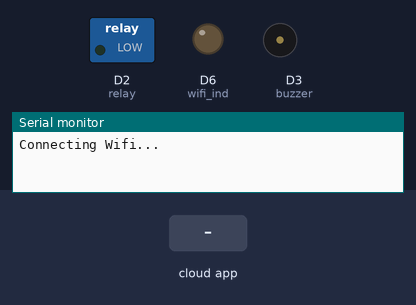
Bench run of a sketch on a simulated ESP8266 (NodeMCU). Shown: switched loads named in the sketch (green lamp = pin HIGH), output pins drawn as LEDs (lit = HIGH), buzzer (waves = sounding, pin HIGH), the last lines printed to the serial monitor. The test bench sets the inputs (shaded band). WiFi joins after 1.5 s; servers stay silent unless stated; no MQTT or app messages arrive unless stated; pins used as bus, display or sensor lines are not drawn.

Above: at 0.1 s.
At 2.7 s:
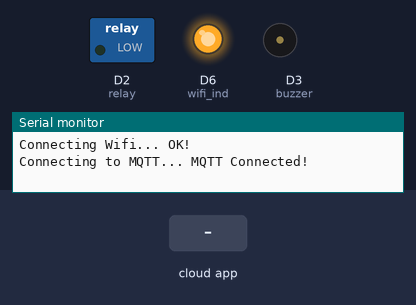
2.8 s: the phone or cloud app sets light to ON
At 4.1 s:
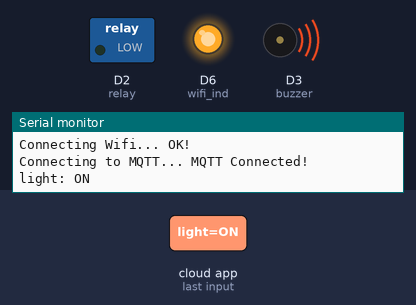
Timing chart, 0 to 5.8 s (numbered marks = the images above; inputs shaded):
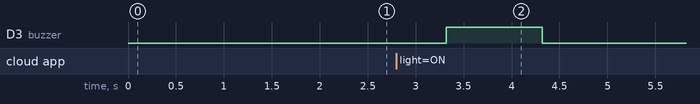

Measured:
- after the input at 2.8 s, D3 (buzzer): LOW → HIGH after 0.52 s, → LOW 1.0 s later

The sketch:

okgoogle.ino
```cpp
#include <ESP8266WiFi.h>
#include "Adafruit_MQTT.h"
#include "Adafruit_MQTT_Client.h"
#define WIFI_SSID "xxxxxxx"
#define WIFI_PASS "***********"
#define MQTT_SERV "io.adafruit.com"
#define MQTT_PORT 1883
#define MQTT_NAME "user_name"
#define MQTT_PASS "AIO KEY"
//Set up MQTT and WiFi clients
WiFiClient client;
Adafruit_MQTT_Client mqtt(&client, MQTT_SERV, MQTT_PORT, MQTT_NAME, MQTT_PASS);
//Set up the feed you're subscribing to
Adafruit_MQTT_Subscribe light = Adafruit_MQTT_Subscribe(&mqtt, MQTT_NAME "/f/light");
const int buzzer=D3;  // on hardware pin D8
const int relay=D2;    // on hardware pin D4
const int power_ind=D4;  //on hardware pin D9
const int trigger_ind=D5; //on hardware pin D5
const int wifi_ind=D6;   //on hardware pin D6
void setup()
{
  Serial.begin(9600);
 pinMode(buzzer,OUTPUT);
 pinMode(relay,OUTPUT);
 pinMode(power_ind,OUTPUT);
 pinMode(trigger_ind,OUTPUT);
 pinMode(wifi_ind,OUTPUT);
 digitalWrite(power_ind, HIGH);
  //Connect to WiFi
  Serial.print("\n\nConnecting Wifi... ");
  WiFi.begin(WIFI_SSID, WIFI_PASS);
  while (WiFi.status() != WL_CONNECTED)
  {
    delay(500);
  }
  Serial.println("OK!");
  digitalWrite(wifi_ind, HIGH);
  //Subscribe to the Test feed
  mqtt.subscribe(&light);
  pinMode(LED_BUILTIN, OUTPUT);
  digitalWrite(LED_BUILTIN, HIGH);
}
void loop()
{
  MQTT_connect();
  //Read from our subscription queue until we run out, or
  //wait up to 5 seconds for subscription to update
  Adafruit_MQTT_Subscribe * subscription;
  while ((subscription = mqtt.readSubscription(5000)))
  {
    //If we're in here, a subscription updated...
    if (subscription == &light)
    {
      //Print the new value to the serial monitor
      Serial.print("light: ");
      Serial.println((char*) light.lastread);
      //If the new value is  "ON", turn the light on.
      //Otherwise, turn it off.
      if (!strcmp((char*) light.lastread, "ON"))
      {
        digitalWrite(LED_BUILTIN, LOW);
        digitalWrite(trigger_ind, HIGH);
        digitalWrite(relay,LOW);
        delay(500);
        digitalWrite(buzzer,HIGH);
        delay(1000);
        digitalWrite(buzzer,LOW);
      }
      else
      {
        digitalWrite(LED_BUILTIN, HIGH);
        digitalWrite(trigger_ind, LOW);
        digitalWrite(relay,HIGH);
        delay(500);
        digitalWrite(buzzer,LOW);
      }
    }
  }
  // ping the server to keep the mqtt connection alive
  if (!mqtt.ping())
  {
    mqtt.disconnect();
  }
}
void MQTT_connect()
{
  int8_t ret;
  // Stop if already connected.
  if (mqtt.connected())
  {
    return;
  }
  Serial.print("Connecting to MQTT... ");
  uint8_t retries = 3;
  while ((ret = mqtt.connect()) != 0) // connect will return 0 for connected
  {
       Serial.println(mqtt.connectErrorString(ret));
       Serial.println("Retrying MQTT connection in 5 seconds...");
       mqtt.disconnect();
       delay(5000);  // wait 5 seconds
       retries--;
       if (retries == 0)
       {
         // basically die and wait for WDT to reset me
         while (1);
       }
  }
  Serial.println("MQTT Connected!");
}
```
